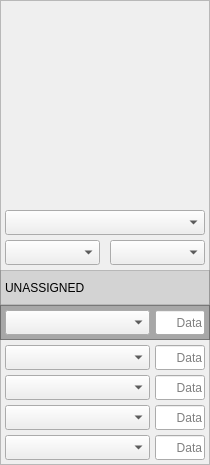
    <widget class="QFrame" name="arti_gboe_area">
     <property name="geometry">
      <rect>
       <x>770</x>
       <y>5</y>
       <width>210</width>
       <height>465</height>
      </rect>
     </property>
     <property name="sizePolicy">
      <sizepolicy hsizetype="Fixed" vsizetype="Fixed">
       <horstretch>0</horstretch>
       <verstretch>0</verstretch>
      </sizepolicy>
     </property>
     <property name="minimumSize">
      <size>
       <width>210</width>
       <height>465</height>
      </size>
     </property>
     <property name="maximumSize">
      <size>
       <width>210</width>
       <height>465</height>
      </size>
     </property>
     <property name="styleSheet">
      <string notr="true">#arti_gboe_area {border-top-left-radius: 5px; border-bottom-left-radius: 5px; border-bottom-right-radius: 5px; background-color: rgba(128, 128, 128, 64);}</string>
     </property>
     <property name="frameShape">
      <enum>QFrame::Shape::StyledPanel</enum>
     </property>
     <property name="frameShadow">
      <enum>QFrame::Shadow::Raised</enum>
     </property>
     <widget class="QComboBox" name="arti_gboe_name_d">
      <property name="geometry">
       <rect>
        <x>5</x>
        <y>435</y>
        <width>145</width>
        <height>25</height>
       </rect>
      </property>
      <property name="sizePolicy">
       <sizepolicy hsizetype="Fixed" vsizetype="Fixed">
        <horstretch>0</horstretch>
        <verstretch>0</verstretch>
       </sizepolicy>
      </property>
      <property name="minimumSize">
       <size>
        <width>145</width>
        <height>25</height>
       </size>
      </property>
      <property name="maximumSize">
       <size>
        <width>145</width>
        <height>25</height>
       </size>
      </property>
      <property name="styleSheet">
       <string notr="true">font: 10pt &quot;IBM Plex Sans&quot;;</string>
      </property>
     </widget>
     <widget class="QLineEdit" name="arti_gboe_data_d">
      <property name="geometry">
       <rect>
        <x>155</x>
        <y>435</y>
        <width>50</width>
        <height>25</height>
       </rect>
      </property>
      <property name="sizePolicy">
       <sizepolicy hsizetype="Fixed" vsizetype="Fixed">
        <horstretch>0</horstretch>
        <verstretch>0</verstretch>
       </sizepolicy>
      </property>
      <property name="minimumSize">
       <size>
        <width>50</width>
        <height>25</height>
       </size>
      </property>
      <property name="maximumSize">
       <size>
        <width>50</width>
        <height>25</height>
       </size>
      </property>
      <property name="styleSheet">
       <string notr="true">font: 10pt &quot;IBM Plex Sans&quot;;</string>
      </property>
      <property name="alignment">
       <set>Qt::AlignmentFlag::AlignRight|Qt::AlignmentFlag::AlignTrailing|Qt::AlignmentFlag::AlignVCenter</set>
      </property>
      <property name="readOnly">
       <bool>false</bool>
      </property>
      <property name="placeholderText">
       <string>Data</string>
      </property>
     </widget>
     <widget class="QComboBox" name="arti_gboe_name_c">
      <property name="geometry">
       <rect>
        <x>5</x>
        <y>405</y>
        <width>145</width>
        <height>25</height>
       </rect>
      </property>
      <property name="sizePolicy">
       <sizepolicy hsizetype="Fixed" vsizetype="Fixed">
        <horstretch>0</horstretch>
        <verstretch>0</verstretch>
       </sizepolicy>
      </property>
      <property name="minimumSize">
       <size>
        <width>145</width>
        <height>25</height>
       </size>
      </property>
      <property name="maximumSize">
       <size>
        <width>145</width>
        <height>25</height>
       </size>
      </property>
      <property name="styleSheet">
       <string notr="true">font: 10pt &quot;IBM Plex Sans&quot;;</string>
      </property>
     </widget>
     <widget class="QLineEdit" name="arti_gboe_data_c">
      <property name="geometry">
       <rect>
        <x>155</x>
        <y>405</y>
        <width>50</width>
        <height>25</height>
       </rect>
      </property>
      <property name="sizePolicy">
       <sizepolicy hsizetype="Fixed" vsizetype="Fixed">
        <horstretch>0</horstretch>
        <verstretch>0</verstretch>
       </sizepolicy>
      </property>
      <property name="minimumSize">
       <size>
        <width>50</width>
        <height>25</height>
       </size>
      </property>
      <property name="maximumSize">
       <size>
        <width>50</width>
        <height>25</height>
       </size>
      </property>
      <property name="styleSheet">
       <string notr="true">font: 10pt &quot;IBM Plex Sans&quot;;</string>
      </property>
      <property name="alignment">
       <set>Qt::AlignmentFlag::AlignRight|Qt::AlignmentFlag::AlignTrailing|Qt::AlignmentFlag::AlignVCenter</set>
      </property>
      <property name="readOnly">
       <bool>false</bool>
      </property>
      <property name="placeholderText">
       <string>Data</string>
      </property>
     </widget>
     <widget class="QLineEdit" name="arti_gboe_data_b">
      <property name="geometry">
       <rect>
        <x>155</x>
        <y>375</y>
        <width>50</width>
        <height>25</height>
       </rect>
      </property>
      <property name="sizePolicy">
       <sizepolicy hsizetype="Fixed" vsizetype="Fixed">
        <horstretch>0</horstretch>
        <verstretch>0</verstretch>
       </sizepolicy>
      </property>
      <property name="minimumSize">
       <size>
        <width>50</width>
        <height>25</height>
       </size>
      </property>
      <property name="maximumSize">
       <size>
        <width>50</width>
        <height>25</height>
       </size>
      </property>
      <property name="styleSheet">
       <string notr="true">font: 10pt &quot;IBM Plex Sans&quot;;</string>
      </property>
      <property name="alignment">
       <set>Qt::AlignmentFlag::AlignRight|Qt::AlignmentFlag::AlignTrailing|Qt::AlignmentFlag::AlignVCenter</set>
      </property>
      <property name="readOnly">
       <bool>false</bool>
      </property>
      <property name="placeholderText">
       <string>Data</string>
      </property>
     </widget>
     <widget class="QFrame" name="arti_gboe_type_area">
      <property name="geometry">
       <rect>
        <x>0</x>
        <y>270</y>
        <width>210</width>
        <height>35</height>
       </rect>
      </property>
      <property name="sizePolicy">
       <sizepolicy hsizetype="Fixed" vsizetype="Fixed">
        <horstretch>0</horstretch>
        <verstretch>0</verstretch>
       </sizepolicy>
      </property>
      <property name="minimumSize">
       <size>
        <width>210</width>
        <height>35</height>
       </size>
      </property>
      <property name="maximumSize">
       <size>
        <width>210</width>
        <height>35</height>
       </size>
      </property>
      <property name="styleSheet">
       <string notr="true">#arti_gboe_type_area {background-color: rgba(128, 128, 128, 64);}</string>
      </property>
      <property name="frameShape">
       <enum>QFrame::Shape::StyledPanel</enum>
      </property>
      <property name="frameShadow">
       <enum>QFrame::Shadow::Raised</enum>
      </property>
      <widget class="QLabel" name="arti_gboe_type_name">
       <property name="geometry">
        <rect>
         <x>5</x>
         <y>5</y>
         <width>200</width>
         <height>25</height>
        </rect>
       </property>
       <property name="sizePolicy">
        <sizepolicy hsizetype="Fixed" vsizetype="Fixed">
         <horstretch>0</horstretch>
         <verstretch>0</verstretch>
        </sizepolicy>
       </property>
       <property name="minimumSize">
        <size>
         <width>200</width>
         <height>25</height>
        </size>
       </property>
       <property name="maximumSize">
        <size>
         <width>200</width>
         <height>25</height>
        </size>
       </property>
       <property name="styleSheet">
        <string notr="true">font: 10pt &quot;IBM Plex Sans&quot;;</string>
       </property>
       <property name="text">
        <string>UNASSIGNED</string>
       </property>
      </widget>
     </widget>
     <widget class="QFrame" name="arti_gboe_main">
      <property name="geometry">
       <rect>
        <x>0</x>
        <y>305</y>
        <width>210</width>
        <height>35</height>
       </rect>
      </property>
      <property name="sizePolicy">
       <sizepolicy hsizetype="Fixed" vsizetype="Fixed">
        <horstretch>0</horstretch>
        <verstretch>0</verstretch>
       </sizepolicy>
      </property>
      <property name="minimumSize">
       <size>
        <width>210</width>
        <height>35</height>
       </size>
      </property>
      <property name="maximumSize">
       <size>
        <width>210</width>
        <height>35</height>
       </size>
      </property>
      <property name="styleSheet">
       <string notr="true">#arti_gboe_main {background-color: rgba(96, 96, 96, 128);}</string>
      </property>
      <property name="frameShape">
       <enum>QFrame::Shape::StyledPanel</enum>
      </property>
      <property name="frameShadow">
       <enum>QFrame::Shadow::Raised</enum>
      </property>
      <widget class="QComboBox" name="arti_gboe_name_main">
       <property name="geometry">
        <rect>
         <x>5</x>
         <y>5</y>
         <width>145</width>
         <height>25</height>
        </rect>
       </property>
       <property name="sizePolicy">
        <sizepolicy hsizetype="Fixed" vsizetype="Fixed">
         <horstretch>0</horstretch>
         <verstretch>0</verstretch>
        </sizepolicy>
       </property>
       <property name="minimumSize">
        <size>
         <width>145</width>
         <height>25</height>
        </size>
       </property>
       <property name="maximumSize">
        <size>
         <width>145</width>
         <height>25</height>
        </size>
       </property>
       <property name="styleSheet">
        <string notr="true">font: 10pt &quot;IBM Plex Sans&quot;;</string>
       </property>
      </widget>
      <widget class="QLineEdit" name="arti_gboe_data_main">
       <property name="geometry">
        <rect>
         <x>155</x>
         <y>5</y>
         <width>50</width>
         <height>25</height>
        </rect>
       </property>
       <property name="sizePolicy">
        <sizepolicy hsizetype="Fixed" vsizetype="Fixed">
         <horstretch>0</horstretch>
         <verstretch>0</verstretch>
        </sizepolicy>
       </property>
       <property name="minimumSize">
        <size>
         <width>50</width>
         <height>25</height>
        </size>
       </property>
       <property name="maximumSize">
        <size>
         <width>50</width>
         <height>25</height>
        </size>
       </property>
       <property name="styleSheet">
        <string notr="true">font: 10pt &quot;IBM Plex Sans&quot;;</string>
       </property>
       <property name="alignment">
        <set>Qt::AlignmentFlag::AlignRight|Qt::AlignmentFlag::AlignTrailing|Qt::AlignmentFlag::AlignVCenter</set>
       </property>
       <property name="readOnly">
        <bool>true</bool>
       </property>
       <property name="placeholderText">
        <string>Data</string>
       </property>
      </widget>
     </widget>
     <widget class="QLineEdit" name="arti_gboe_data_a">
      <property name="geometry">
       <rect>
        <x>155</x>
        <y>345</y>
        <width>50</width>
        <height>25</height>
       </rect>
      </property>
      <property name="sizePolicy">
       <sizepolicy hsizetype="Fixed" vsizetype="Fixed">
        <horstretch>0</horstretch>
        <verstretch>0</verstretch>
       </sizepolicy>
      </property>
      <property name="minimumSize">
       <size>
        <width>50</width>
        <height>25</height>
       </size>
      </property>
      <property name="maximumSize">
       <size>
        <width>50</width>
        <height>25</height>
       </size>
      </property>
      <property name="styleSheet">
       <string notr="true">font: 10pt &quot;IBM Plex Sans&quot;;</string>
      </property>
      <property name="alignment">
       <set>Qt::AlignmentFlag::AlignRight|Qt::AlignmentFlag::AlignTrailing|Qt::AlignmentFlag::AlignVCenter</set>
      </property>
      <property name="readOnly">
       <bool>false</bool>
      </property>
      <property name="placeholderText">
       <string>Data</string>
      </property>
     </widget>
     <widget class="QComboBox" name="arti_gboe_name_a">
      <property name="geometry">
       <rect>
        <x>5</x>
        <y>345</y>
        <width>145</width>
        <height>25</height>
       </rect>
      </property>
      <property name="sizePolicy">
       <sizepolicy hsizetype="Fixed" vsizetype="Fixed">
        <horstretch>0</horstretch>
        <verstretch>0</verstretch>
       </sizepolicy>
      </property>
      <property name="minimumSize">
       <size>
        <width>145</width>
        <height>25</height>
       </size>
      </property>
      <property name="maximumSize">
       <size>
        <width>145</width>
        <height>25</height>
       </size>
      </property>
      <property name="styleSheet">
       <string notr="true">font: 10pt &quot;IBM Plex Sans&quot;;</string>
      </property>
     </widget>
     <widget class="QComboBox" name="arti_gboe_name_b">
      <property name="geometry">
       <rect>
        <x>5</x>
        <y>375</y>
        <width>145</width>
        <height>25</height>
       </rect>
      </property>
      <property name="sizePolicy">
       <sizepolicy hsizetype="Fixed" vsizetype="Fixed">
        <horstretch>0</horstretch>
        <verstretch>0</verstretch>
       </sizepolicy>
      </property>
      <property name="minimumSize">
       <size>
        <width>145</width>
        <height>25</height>
       </size>
      </property>
      <property name="maximumSize">
       <size>
        <width>145</width>
        <height>25</height>
       </size>
      </property>
      <property name="styleSheet">
       <string notr="true">font: 10pt &quot;IBM Plex Sans&quot;;</string>
      </property>
     </widget>
     <widget class="QComboBox" name="arti_gboe_levl">
      <property name="geometry">
       <rect>
        <x>5</x>
        <y>240</y>
        <width>95</width>
        <height>25</height>
       </rect>
      </property>
      <property name="sizePolicy">
       <sizepolicy hsizetype="Fixed" vsizetype="Fixed">
        <horstretch>0</horstretch>
        <verstretch>0</verstretch>
       </sizepolicy>
      </property>
      <property name="minimumSize">
       <size>
        <width>95</width>
        <height>25</height>
       </size>
      </property>
      <property name="maximumSize">
       <size>
        <width>95</width>
        <height>25</height>
       </size>
      </property>
      <property name="styleSheet">
       <string notr="true">font: 10pt &quot;IBM Plex Sans&quot;;</string>
      </property>
     </widget>
     <widget class="QComboBox" name="arti_gboe_type">
      <property name="geometry">
       <rect>
        <x>5</x>
        <y>210</y>
        <width>200</width>
        <height>25</height>
       </rect>
      </property>
      <property name="sizePolicy">
       <sizepolicy hsizetype="Fixed" vsizetype="Fixed">
        <horstretch>0</horstretch>
        <verstretch>0</verstretch>
       </sizepolicy>
      </property>
      <property name="minimumSize">
       <size>
        <width>200</width>
        <height>25</height>
       </size>
      </property>
      <property name="maximumSize">
       <size>
        <width>200</width>
        <height>25</height>
       </size>
      </property>
      <property name="styleSheet">
       <string notr="true">font: 10pt &quot;IBM Plex Sans&quot;;</string>
      </property>
     </widget>
     <widget class="QComboBox" name="arti_gboe_rare">
      <property name="geometry">
       <rect>
        <x>110</x>
        <y>240</y>
        <width>95</width>
        <height>25</height>
       </rect>
      </property>
      <property name="sizePolicy">
       <sizepolicy hsizetype="Fixed" vsizetype="Fixed">
        <horstretch>0</horstretch>
        <verstretch>0</verstretch>
       </sizepolicy>
      </property>
      <property name="minimumSize">
       <size>
        <width>95</width>
        <height>25</height>
       </size>
      </property>
      <property name="maximumSize">
       <size>
        <width>95</width>
        <height>25</height>
       </size>
      </property>
      <property name="styleSheet">
       <string notr="true">font: 10pt &quot;IBM Plex Sans&quot;;</string>
      </property>
     </widget>
     <widget class="QLabel" name="arti_gboe_head_area">
      <property name="geometry">
       <rect>
        <x>5</x>
        <y>5</y>
        <width>200</width>
        <height>200</height>
       </rect>
      </property>
      <property name="sizePolicy">
       <sizepolicy hsizetype="Fixed" vsizetype="Fixed">
        <horstretch>0</horstretch>
        <verstretch>0</verstretch>
       </sizepolicy>
      </property>
      <property name="minimumSize">
       <size>
        <width>200</width>
        <height>200</height>
       </size>
      </property>
      <property name="maximumSize">
       <size>
        <width>200</width>
        <height>200</height>
       </size>
      </property>
      <property name="styleSheet">
       <string notr="true"/>
      </property>
      <property name="text">
       <string/>
      </property>
      <property name="pixmap">
       <pixmap resource="rare.qrc">:/rare/imgs/rare/star_1.webp</pixmap>
      </property>
      <property name="scaledContents">
       <bool>true</bool>
      </property>
      <property name="alignment">
       <set>Qt::AlignmentFlag::AlignCenter</set>
      </property>
     </widget>
     <widget class="QLabel" name="arti_gboe_head_icon">
      <property name="geometry">
       <rect>
        <x>25</x>
        <y>25</y>
        <width>160</width>
        <height>160</height>
       </rect>
      </property>
      <property name="sizePolicy">
       <sizepolicy hsizetype="Fixed" vsizetype="Fixed">
        <horstretch>0</horstretch>
        <verstretch>0</verstretch>
       </sizepolicy>
      </property>
      <property name="minimumSize">
       <size>
        <width>160</width>
        <height>160</height>
       </size>
      </property>
      <property name="maximumSize">
       <size>
        <width>160</width>
        <height>160</height>
       </size>
      </property>
      <property name="text">
       <string/>
      </property>
      <property name="pixmap">
       <pixmap resource="arti.qrc">:/arti/imgs/arti/main/gboe.png</pixmap>
      </property>
      <property name="scaledContents">
       <bool>true</bool>
      </property>
      <property name="alignment">
       <set>Qt::AlignmentFlag::AlignCenter</set>
      </property>
      <property name="margin">
       <number>1</number>
      </property>
     </widget>
    </widget>
